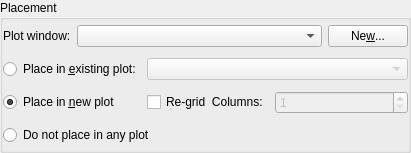
<ui version="4.0" stdsetdef="1" >
  <author></author>
  <comment></comment>
  <exportmacro></exportmacro>
  <class>CurvePlacementWidget</class>
  <widget class="QWidget" name="CurvePlacementWidget" >
    <property name="geometry" >
      <rect>
        <x>0</x>
        <y>0</y>
        <width>411</width>
        <height>153</height>
      </rect>
    </property>
    <property name="sizePolicy" >
      <sizepolicy>
        <hsizetype>5</hsizetype>
        <vsizetype>5</vsizetype>
        <horstretch>0</horstretch>
        <verstretch>0</verstretch>
      </sizepolicy>
    </property>
    <layout class="QGridLayout" >
      <property name="margin" >
        <number>0</number>
      </property>
      <property name="spacing" >
        <number>0</number>
      </property>
      <item row="0" column="0" >
        <widget class="QGroupBox" name="_curvePlacementGroup" >
          <property name="title" >
            <string>Placement</string>
          </property>
          <layout class="QGridLayout" >
            <property name="margin" >
              <number>0</number>
            </property>
            <item row="0" column="0" >
              <widget class="QLabel" name="textLabel1" >
                <property name="text" >
                  <string>Plot window:</string>
                </property>
                <property name="buddy" stdset="0" >
                  <cstring>_plotWindow</cstring>
                </property>
                <property name="wordWrap" >
                  <bool>false</bool>
                </property>
              </widget>
            </item>
            <item rowspan="1" row="0" column="1" colspan="3" >
              <widget class="KComboBox" name="_plotWindow" >
                <property name="sizePolicy" >
                  <sizepolicy>
                    <hsizetype>1</hsizetype>
                    <vsizetype>0</vsizetype>
                    <horstretch>1</horstretch>
                    <verstretch>0</verstretch>
                  </sizepolicy>
                </property>
              </widget>
            </item>
            <item row="0" column="4" >
              <widget class="QPushButton" name="_newWindow" >
                <property name="text" >
                  <string>Ne&amp;w...</string>
                </property>
              </widget>
            </item>
            <item rowspan="1" row="3" column="0" colspan="3" >
              <widget class="QRadioButton" name="_dontPlace" >
                <property name="text" >
                  <string>Do not place in any plot</string>
                </property>
              </widget>
            </item>
            <item rowspan="1" row="1" column="0" colspan="2" >
              <widget class="QRadioButton" name="_inPlot" >
                <property name="text" >
                  <string>Place in &amp;existing plot:</string>
                </property>
              </widget>
            </item>
            <item rowspan="1" row="2" column="0" colspan="2" >
              <widget class="QRadioButton" name="_newPlot" >
                <property name="text" >
                  <string>Place in &amp;new plot</string>
                </property>
                <property name="checked" >
                  <bool>true</bool>
                </property>
              </widget>
            </item>
            <item row="2" column="2" >
              <widget class="QCheckBox" name="_reGrid" >
                <property name="text" >
                  <string>Re-grid  Columns:</string>
                </property>
              </widget>
            </item>
            <item rowspan="1" row="2" column="3" colspan="2" >
              <widget class="QSpinBox" name="_plotColumns" >
                <property name="enabled" >
                  <bool>false</bool>
                </property>
                <property name="sizePolicy" >
                  <sizepolicy>
                    <hsizetype>1</hsizetype>
                    <vsizetype>0</vsizetype>
                    <horstretch>1</horstretch>
                    <verstretch>0</verstretch>
                  </sizepolicy>
                </property>
                <property name="maximum" >
                  <number>10</number>
                </property>
                <property name="minimum" >
                  <number>1</number>
                </property>
                <property name="value" >
                  <number>1</number>
                </property>
                <property name="whatsThis" stdset="0" >
                  <string>AutoLayout will place the plots in a grid with this many columns.</string>
                </property>
              </widget>
            </item>
            <item rowspan="1" row="1" column="2" colspan="3" >
              <widget class="QComboBox" name="_plotList" >
                <property name="enabled" >
                  <bool>false</bool>
                </property>
                <property name="sizePolicy" >
                  <sizepolicy>
                    <hsizetype>5</hsizetype>
                    <vsizetype>0</vsizetype>
                    <horstretch>1</horstretch>
                    <verstretch>0</verstretch>
                  </sizepolicy>
                </property>
                <property name="editable" >
                  <bool>false</bool>
                </property>
                <property name="insertPolicy" >
                  <enum>QComboBox::InsertAtTop</enum>
                </property>
                <property name="autoCompletion" >
                  <bool>true</bool>
                </property>
                <property name="duplicatesEnabled" >
                  <bool>false</bool>
                </property>
                <property name="whatsThis" stdset="0" >
                  <string>The name of the data file which will be read for this vector.</string>
                </property>
              </widget>
            </item>
          </layout>
        </widget>
      </item>
    </layout>
  </widget>
  <layoutdefault spacing="6" margin="11" />
  <pixmapfunction>qPixmapFromMimeSource</pixmapfunction>
  <customwidgets>
    <customwidget>
      <class>KComboBox</class>
      <extends>QComboBox</extends>
      <header>kcombobox.h</header>
    </customwidget>
  </customwidgets>
  <tabstops>
    <tabstop>_plotWindow</tabstop>
    <tabstop>_newWindow</tabstop>
    <tabstop>_newPlot</tabstop>
    <tabstop>_plotList</tabstop>
    <tabstop>_reGrid</tabstop>
    <tabstop>_plotColumns</tabstop>
    <tabstop>_inPlot</tabstop>
    <tabstop>_dontPlace</tabstop>
  </tabstops>
  <includes>
    <include location="global" >kst_export.h</include>
    <include location="local" >kcombobox.h</include>
  </includes>
  <connections>
    <connection>
      <sender>_plotWindow</sender>
      <signal>activated(int)</signal>
      <receiver>CurvePlacementWidget</receiver>
      <slot>updatePlotList()</slot>
    </connection>
    <connection>
      <sender>_newWindow</sender>
      <signal>clicked()</signal>
      <receiver>CurvePlacementWidget</receiver>
      <slot>newWindow()</slot>
    </connection>
    <connection>
      <sender>_inPlot</sender>
      <signal>clicked()</signal>
      <receiver>CurvePlacementWidget</receiver>
      <slot>updateEnabled()</slot>
    </connection>
    <connection>
      <sender>_newPlot</sender>
      <signal>clicked()</signal>
      <receiver>CurvePlacementWidget</receiver>
      <slot>updateEnabled()</slot>
    </connection>
    <connection>
      <sender>_dontPlace</sender>
      <signal>clicked()</signal>
      <receiver>CurvePlacementWidget</receiver>
      <slot>updateEnabled()</slot>
    </connection>
    <connection>
      <sender>_plotWindow</sender>
      <signal>textChanged(QString)</signal>
      <receiver>CurvePlacementWidget</receiver>
      <slot>updateGrid()</slot>
    </connection>
    <connection>
      <sender>_reGrid</sender>
      <signal>clicked()</signal>
      <receiver>CurvePlacementWidget</receiver>
      <slot>updateEnabled()</slot>
    </connection>
  </connections>
</ui>
